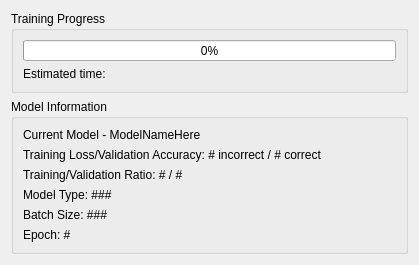
                      <widget class="QWidget" name="ModelInfoScrollAreaContents">
                       <property name="geometry">
                        <rect>
                         <x>0</x>
                         <y>0</y>
                         <width>419</width>
                         <height>242</height>
                        </rect>
                       </property>
                       <layout class="QVBoxLayout" name="verticalLayout_11">
                        <item>
                         <layout class="QVBoxLayout" name="ModelInfoVLayout">
                          <item>
                           <layout class="QVBoxLayout" name="ModelInfoContents">
                            <item>
                             <widget class="QGroupBox" name="TrainingProgressGroupBox">
                              <property name="maximumSize">
                               <size>
                                <width>16777215</width>
                                <height>82</height>
                               </size>
                              </property>
                              <property name="title">
                               <string>Training Progress</string>
                              </property>
                              <property name="flat">
                               <bool>true</bool>
                              </property>
                              <layout class="QVBoxLayout" name="verticalLayout_14">
                               <item>
                                <layout class="QVBoxLayout" name="TrainingProgressContents">
                                 <property name="spacing">
                                  <number>6</number>
                                 </property>
                                 <item>
                                  <widget class="QProgressBar" name="T_ProgressBar">
                                   <property name="value">
                                    <number>0</number>
                                   </property>
                                  </widget>
                                 </item>
                                 <item>
                                  <widget class="QLabel" name="T_EstimatedTimeText">
                                   <property name="maximumSize">
                                    <size>
                                     <width>16777215</width>
                                     <height>20</height>
                                    </size>
                                   </property>
                                   <property name="text">
                                    <string>Estimated time:</string>
                                   </property>
                                   <property name="scaledContents">
                                    <bool>false</bool>
                                   </property>
                                   <property name="wordWrap">
                                    <bool>false</bool>
                                   </property>
                                  </widget>
                                 </item>
                                </layout>
                               </item>
                              </layout>
                             </widget>
                            </item>
                            <item>
                             <widget class="QGroupBox" name="ModelInformationGroupBox">
                              <property name="title">
                               <string>Model Information</string>
                              </property>
                              <property name="flat">
                               <bool>true</bool>
                              </property>
                              <layout class="QVBoxLayout" name="verticalLayout_9">
                               <item>
                                <layout class="QVBoxLayout" name="ModelInformationContents">
                                 <item>
                                  <widget class="QLabel" name="CurrentModelName">
                                   <property name="text">
                                    <string>Current Model - ModelNameHere</string>
                                   </property>
                                  </widget>
                                 </item>
                                 <item>
                                  <widget class="QLabel" name="TrainingLossAccuracyText">
                                   <property name="text">
                                    <string>Training Loss/Validation Accuracy: # incorrect / # correct</string>
                                   </property>
                                  </widget>
                                 </item>
                                 <item>
                                  <widget class="QLabel" name="TrainingValidationRatioText">
                                   <property name="text">
                                    <string>Training/Validation Ratio: # / #</string>
                                   </property>
                                  </widget>
                                 </item>
                                 <item>
                                  <widget class="QLabel" name="DeepNeuralNetworkText">
                                   <property name="text">
                                    <string>Model Type: ###</string>
                                   </property>
                                  </widget>
                                 </item>
                                 <item>
                                  <widget class="QLabel" name="BatchSizeText">
                                   <property name="text">
                                    <string>Batch Size: ###</string>
                                   </property>
                                  </widget>
                                 </item>
                                 <item>
                                  <widget class="QLabel" name="EpochLabel">
                                   <property name="text">
                                    <string>Epoch: #</string>
                                   </property>
                                  </widget>
                                 </item>
                                </layout>
                               </item>
                              </layout>
                             </widget>
                            </item>
                           </layout>
                          </item>
                         </layout>
                        </item>
                       </layout>
                      </widget>
